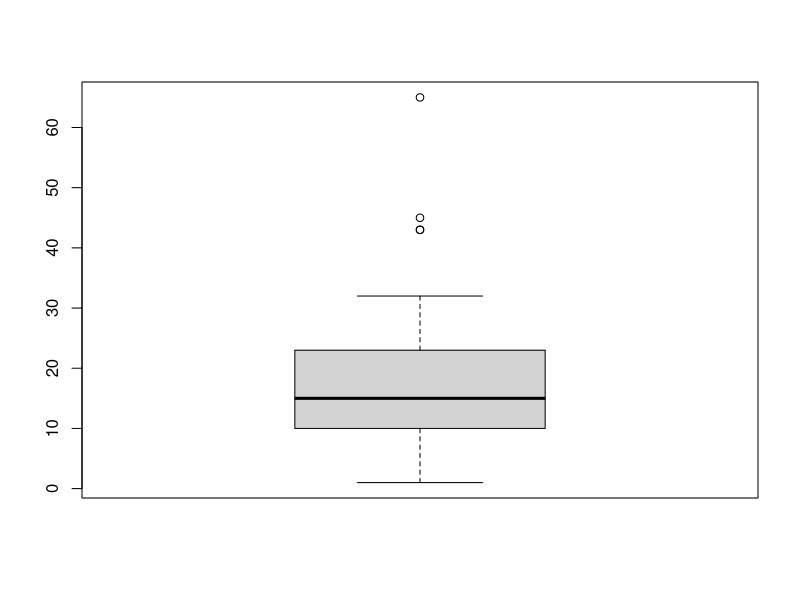

Write the R code that produced this figure.
# Initialize the data
data <- c(10, 12, 13, 14, 15, 15, 18, 1, 3, 5, 5, 2, 4, 19, 31, 43, 23, 32, 45, 65, 43, 12, 13, 18, 19, 20)

print(data)
print(length(data))

# Sort the dataset
data <- sort(data, decreasing = FALSE)
print(data)

# Find the mean of this dataset
meanValue <- mean(data)
print(meanValue)

# Find the median of this dataset
medianValue <- median(data)
print(medianValue)

# Find the variance of this dataset
varianceValue <- var(data)
print(varianceValue)

# Find the standard deviation of this dataset
sdValue <- sd(data)
print(sdValue)

# Find the 75% quantile of this dataset
quartileValue <- quantile(data, probs = c(0.75))
print(quartileValue)

# Find the boxplot of this dataset
boxplot(data)
